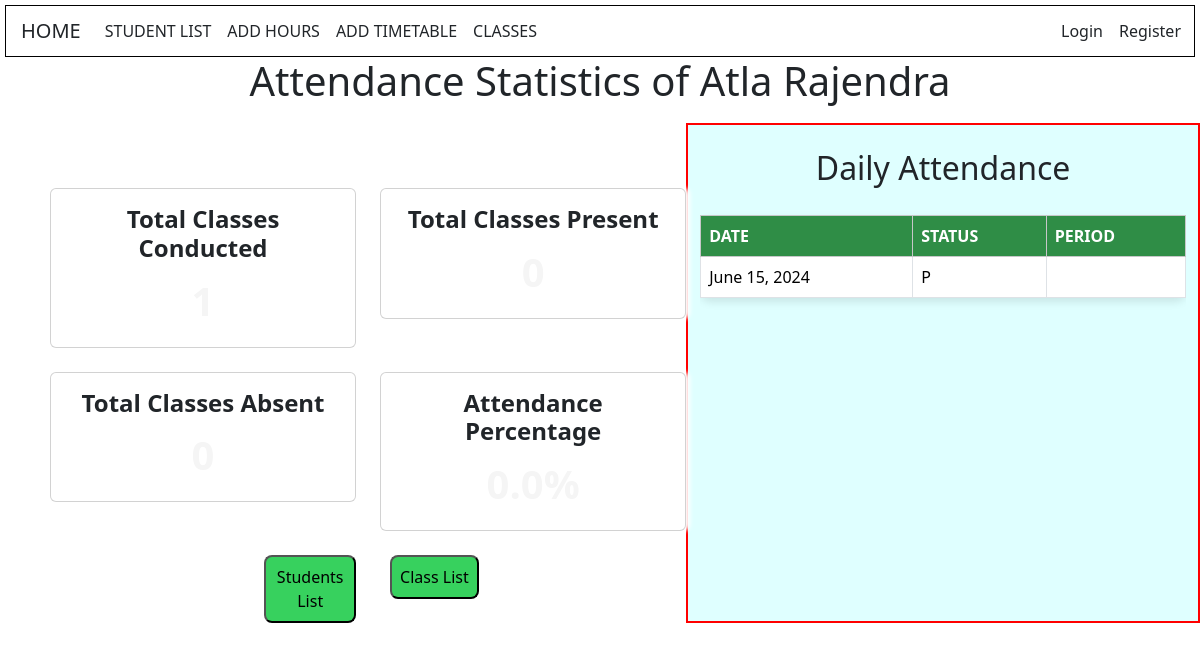
/students/students/attendance/1/, run on an earlier commit of the app's database.
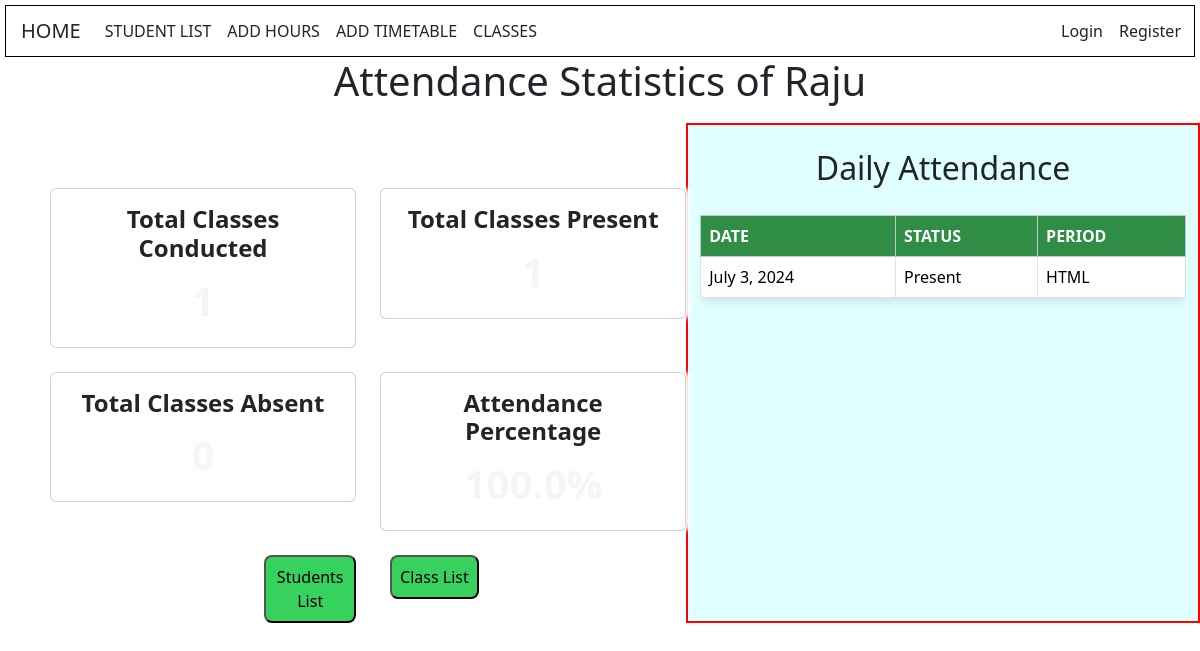
And on a later commit of the database.
### students/models.py (models this page shows, shortened)
class Student(models.Model):
    name = models.CharField(max_length=100)
    roll_number = models.CharField(max_length=10, unique=True)
    student_class = models.ForeignKey(Class, on_delete=models.CASCADE)
    email = models.EmailField()
    phone = models.CharField(max_length=10)

class Attendance(models.Model):
    student = models.ForeignKey(Student, on_delete=models.CASCADE)
    date = models.DateField()
    period = models.ForeignKey(Period, on_delete=models.CASCADE)
    status = models.CharField(max_length=10, choices=[('Present', 'Present'), ('Absent', 'Absent')])

class Period(models.Model):
    name = models.CharField(max_length=50)  # e.g., 'Morning', 'Afternoon', etc.
    start_time = models.TimeField()
    end_time = models.TimeField()
    date = models.DateField(default=timezone.now)

### students/views.py (the view)
# urls.py: path('students/attendance/<int:student_id>/', views.attendance_view, name='attendance_view'),
def attendance_view(request, student_id):
    student = get_object_or_404(Student, id=student_id)
    attendances = Attendance.objects.filter(student=student)
    total_conducted = attendances.count()
    total_present = attendances.filter(status='Present').count()
    total_absent = attendances.filter(status='Absent').count()
    attendance_percentage = round((total_present / total_conducted) * 100,0 ) if total_conducted > 0 else 0
    context = {
        'attendances': attendances,
        'student': student,
        'total_conducted': total_conducted,
        'total_present': total_present,
        'total_absent': total_absent,
        'attendance_percentage': attendance_percentage
    }
    return render(request, 'students/attendance_view.html', context)

### students/templates/students/attendance_view.html (shortened to what this page needs)
<!DOCTYPE html>
<html lang="en">
<head>
    <link href="https://cdn.jsdelivr.net/npm/bootstrap@5.3.2/dist/css/bootstrap.min.css" rel="stylesheet">
</head>
<body>
    {% include 'students/navbar.html' %}
        <h1>Attendance Statistics of {{ student.name }}</h1>
        <div class="container-wrapper">
        <div class="container1">
         <div class="row row-cols-1 row-cols-md-2 g-4">
            <div class="col">
                <div class="card">
                    <div class="card-body">
                        <h5 class="card-title">Total Classes Conducted</h5>
                        <p class="card-text">{{ total_conducted }}</p>
                    </div>
                </div>
            </div>
            <div class="col">
                <div class="card">
                    <div class="card-body">
                        <h5 class="card-title">Total Classes Present</h5>
                        <p class="card-text">{{ total_present }}</p>
                    </div>
                </div>
            </div>
            <div class="col">
                <div class="card">
                    <div class="card-body">
                        <h5 class="card-title">Total Classes Absent</h5>
                        <p class="card-text">{{ total_absent }}</p>
                    </div>
                </div>
            </div>
            <div class="col">
                <div class="card">
                    <div class="card-body">
                        <h5 class="card-title">Attendance Percentage</h5>
                        <p class="card-text">{{ attendance_percentage }}%</p>
                    </div>
                </div>
            </div>
        <a href="{% url 'student_list' %}"><button class="button1">Students List</button></a>
        <a href="{% url 'class_list' %}" ><button class="button2">Class List</button></a>
        </div>
    </div>
    <div class="container">
        <div class="mt-4">
            <h2>Daily Attendance</h2>
            <div class="table-responsive">
                <table class="table table-bordered table-hover">
                    <thead class="table-light">
                        <tr>
                            <th>Date</th>
                            <th>Status</th>
                            <th>Period</th>
                        </tr>
                    </thead>
                    <tbody>
                        {% for attendance in attendances %}
                        <tr>
                            <td>{{ attendance.date }}</td>
                            <td>{{ attendance.status}}</td>
                            <td>{{attendance.period.name}}</td>
                        </tr>
                        {% empty %}
                        <tr>
                            <td colspan="2" class="text-center">No attendance records found for {{ student.name }}</td>
                        </tr>
                        {% endfor %}
                    </tbody>
                </table>
            </div>
        </div>
    </div>
</div>
</body>
</html>

What changed in the data, as far as the page shows it:
removed Attendance: date "June 15, 2024", status "P"
changed Student: name "Atla Rajendra" → "Raju"
added Attendance: date "July 3, 2024", status "Present", period.name "HTML"
